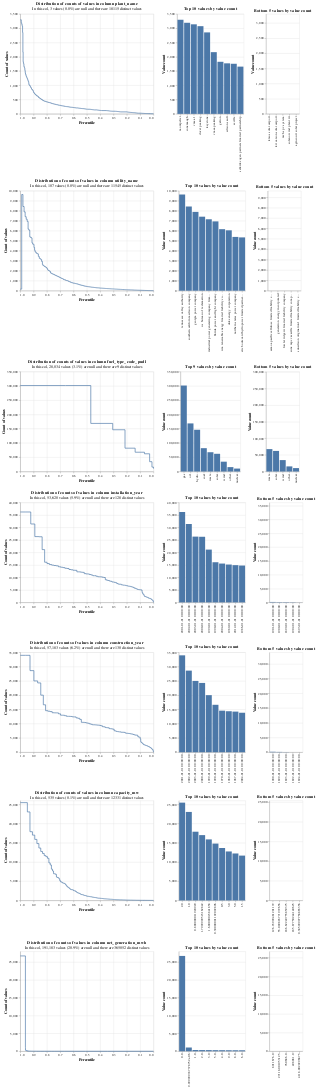

The notebook cell this image was saved under:
### Markdown cell above
Columns with higher cardinality are better for matching. Note the skew in `fuel_type_code_pudl` which means we'll need to use a term frequency adjustment.

### Code cell
linker.profile_columns(eia_ferc1_splink_model.MATCHING_COLS, top_n=10, bottom_n=5)

### Figure 1 — Vega-Lite specification as saved in the notebook (floating-point values rounded to 4 significant figures; data arrays with more than 128 entries replaced by an {"elided": "..."} marker saying what was removed)
{"config": {"view": {"continuousWidth": 400, "continuousHeight": 300}}, "vconcat": [{"hconcat": [{"mark": {"type": "line", "interpolate": "step-after"}, "data": {"values": {"elided": "590 records"}}, "encoding": {"tooltip": [{"field": "value_count", "type": "quantitative"}, {"field": "percentile_ex_nulls", "type": "quantitative"}, {"field": "percentile_inc_nulls", "type": "quantitative"}, {"field": "total_non_null_rows", "type": "quantitative"}, {"field": "total_rows_inc_nulls", "type": "quantitative"}], "x": {"field": "percentile_ex_nulls", "sort": "descending", "title": "Percentile", "type": "quantitative"}, "y": {"field": "value_count", "title": "Count of values", "type": "quantitative"}}, "title": {"text": "Distribution of counts of values in column plant_name", "subtitle": "In this col, 3 values (0.0%) are null and there are 18115 distinct values"}}, {"mark": "bar", "data": {"values": [{"value_count": 3298, "group_name": "plant_name", "value": "montpelier", "total_non_null_rows": 916140, "total_rows_inc_nulls": 916143, "distinct_value_count": 18115}, {"value_count": 3192, "group_name": "plant_name", "value": "conemaugh", "total_non_null_rows": 916140, "total_rows_inc_nulls": 916143, "distinct_value_count": 18115}, {"value_count": 3138, "group_name": "plant_name", "value": "vmea 1", "total_non_null_rows": 916140, "total_rows_inc_nulls": 916143, "distinct_value_count": 18115}, {"value_count": 3073, "group_name": "plant_name", "value": "dover peaking", "total_non_null_rows": 916140, "total_rows_inc_nulls": 916143, "distinct_value_count": 18115}, {"value_count": 2855, "group_name": "plant_name", "value": "keystone", "total_non_null_rows": 916140, "total_rows_inc_nulls": 916143, "distinct_value_count": 18115}, {"value_count": 2163, "group_name": "plant_name", "value": "vmea peaking", "total_non_null_rows": 916140, "total_rows_inc_nulls": 916143, "distinct_value_count": 18115}, {"value_count": 1825, "group_name": "plant_name", "value": "galion", "total_non_null_rows": 916140, "total_rows_inc_nulls": 916143, "distinct_value_count": 18115}, {"value_count": 1771, "group_name": "plant_name", "value": "edison sault", "total_non_null_rows": 916140, "total_rows_inc_nulls": 916143, "distinct_value_count": 18115}, {"value_count": 1756, "group_name": "plant_name", "value": "seville", "total_non_null_rows": 916140, "total_rows_inc_nulls": 916143, "distinct_value_count": 18115}, {"value_count": 1656, "group_name": "plant_name", "value": "selkirk cogen partners limited partnership", "total_non_null_rows": 916140, "total_rows_inc_nulls": 916143, "distinct_value_count": 18115}]}, "encoding": {"tooltip": [{"field": "value", "type": "nominal"}, {"field": "value_count", "type": "quantitative"}, {"field": "total_non_null_rows", "type": "quantitative"}, {"field": "total_rows_inc_nulls", "type": "quantitative"}], "x": {"field": "value", "sort": "-y", "title": null, "type": "nominal"}, "y": {"field": "value_count", "title": "Value count", "type": "quantitative"}}, "title": "Top 10 values by value count"}, {"mark": "bar", "data": {"values": [{"value_count": 1, "group_name": "plant_name", "value": "ktaos solar carport", "total_non_null_rows": 916140, "total_rows_inc_nulls": 916143, "distinct_value_count": 18115}, {"value_count": 1, "group_name": "plant_name", "value": "kit carson solar carport", "total_non_null_rows": 916140, "total_rows_inc_nulls": 916143, "distinct_value_count": 18115}, {"value_count": 1, "group_name": "plant_name", "value": "mvhs pv system", "total_non_null_rows": 916140, "total_rows_inc_nulls": 916143, "distinct_value_count": 18115}, {"value_count": 1, "group_name": "plant_name", "value": "solano wind plant iii", "total_non_null_rows": 916140, "total_rows_inc_nulls": 916143, "distinct_value_count": 18115}, {"value_count": 1, "group_name": "plant_name", "value": "agincourt solar project", "total_non_null_rows": 916140, "total_rows_inc_nulls": 916143, "distinct_value_count": 18115}]}, "encoding": {"tooltip": [{"field": "value", "type": "nominal"}, {"field": "value_count", "type": "quantitative"}, {"field": "total_non_null_rows", "type": "quantitative"}, {"field": "total_rows_inc_nulls", "type": "quantitative"}], "x": {"field": "value", "sort": "-y", "title": null, "type": "nominal"}, "y": {"field": "value_count", "scale": {"domain": [0, 3298]}, "title": "Value count", "type": "quantitative"}}, "title": "Bottom 5 values by value count"}]}, {"hconcat": [{"mark": {"type": "line", "interpolate": "step-after"}, "data": {"values": {"elided": "697 records"}}, "encoding": {"tooltip": [{"field": "value_count", "type": "quantitative"}, {"field": "percentile_ex_nulls", "type": "quantitative"}, {"field": "percentile_inc_nulls", "type": "quantitative"}, {"field": "total_non_null_rows", "type": "quantitative"}, {"field": "total_rows_inc_nulls", "type": "quantitative"}], "x": {"field": "percentile_ex_nulls", "sort": "descending", "title": "Percentile", "type": "quantitative"}, "y": {"field": "value_count", "title": "Count of values", "type": "quantitative"}}, "title": {"text": "Distribution of counts of values in column utility_name", "subtitle": "In this col, 107 values (0.0%) are null and there are 11545 distinct values"}}, {"mark": "bar", "data": {"values": [{"value_count": 9630, "group_name": "utility_name", "value": "tennessee valley authority", "total_non_null_rows": 916036, "total_rows_inc_nulls": 916143, "distinct_value_count": 11545}, {"value_count": 8429, "group_name": "utility_name", "value": "southern california edison company", "total_non_null_rows": 916036, "total_rows_inc_nulls": 916143, "distinct_value_count": 11545}, {"value_count": 7890, "group_name": "utility_name", "value": "georgia power company", "total_non_null_rows": 916036, "total_rows_inc_nulls": 916143, "distinct_value_count": 11545}, {"value_count": 7410, "group_name": "utility_name", "value": "u s bureau of reclamation", "total_non_null_rows": 916036, "total_rows_inc_nulls": 916143, "distinct_value_count": 11545}, {"value_count": 7151, "group_name": "utility_name", "value": "industrial power generating company limited liability company", "total_non_null_rows": 916036, "total_rows_inc_nulls": 916143, "distinct_value_count": 11545}, {"value_count": 6939, "group_name": "utility_name", "value": "florida power and light company", "total_non_null_rows": 916036, "total_rows_inc_nulls": 916143, "distinct_value_count": 11545}, {"value_count": 6160, "group_name": "utility_name", "value": "wm renewable energy limited liability company", "total_non_null_rows": 916036, "total_rows_inc_nulls": 916143, "distinct_value_count": 11545}, {"value_count": 6045, "group_name": "utility_name", "value": "duke energy corporation", "total_non_null_rows": 916036, "total_rows_inc_nulls": 916143, "distinct_value_count": 11545}, {"value_count": 5385, "group_name": "utility_name", "value": "northern states power company", "total_non_null_rows": 916036, "total_rows_inc_nulls": 916143, "distinct_value_count": 11545}, {"value_count": 5337, "group_name": "utility_name", "value": "eric boulevard hydropower limited partnership", "total_non_null_rows": 916036, "total_rows_inc_nulls": 916143, "distinct_value_count": 11545}]}, "encoding": {"tooltip": [{"field": "value", "type": "nominal"}, {"field": "value_count", "type": "quantitative"}, {"field": "total_non_null_rows", "type": "quantitative"}, {"field": "total_rows_inc_nulls", "type": "quantitative"}], "x": {"field": "value", "sort": "-y", "title": null, "type": "nominal"}, "y": {"field": "value_count", "title": "Value count", "type": "quantitative"}}, "title": "Top 10 values by value count"}, {"mark": "bar", "data": {"values": [{"value_count": 1, "group_name": "utility_name", "value": "samoa pacific cellulose limited liability company", "total_non_null_rows": 916036, "total_rows_inc_nulls": 916143, "distinct_value_count": 11545}, {"value_count": 1, "group_name": "utility_name", "value": "generation energy incorporated", "total_non_null_rows": 916036, "total_rows_inc_nulls": 916143, "distinct_value_count": 11545}, {"value_count": 1, "group_name": "utility_name", "value": "fowler ridge iii limited liability company", "total_non_null_rows": 916036, "total_rows_inc_nulls": 916143, "distinct_value_count": 11545}, {"value_count": 1, "group_name": "utility_name", "value": "sune mpc vacaville limited liability company", "total_non_null_rows": 916036, "total_rows_inc_nulls": 916143, "distinct_value_count": 11545}, {"value_count": 1, "group_name": "utility_name", "value": "sunedison origination1 limited liability company", "total_non_null_rows": 916036, "total_rows_inc_nulls": 916143, "distinct_value_count": 11545}]}, "encoding": {"tooltip": [{"field": "value", "type": "nominal"}, {"field": "value_count", "type": "quantitative"}, {"field": "total_non_null_rows", "type": "quantitative"}, {"field": "total_rows_inc_nulls", "type": "quantitative"}], "x": {"field": "value", "sort": "-y", "title": null, "type": "nominal"}, "y": {"field": "value_count", "scale": {"domain": [0, 9630]}, "title": "Value count", "type": "quantitative"}}, "title": "Bottom 5 values by value count"}]}, {"hconcat": [{"mark": {"type": "line", "interpolate": "step-after"}, "data": {"values": [{"percentile_ex_nulls": 0.6608, "percentile_inc_nulls": 0.6711, "value_count": 301276, "group_name": "fuel_type_code_pudl", "total_non_null_rows": 888109, "total_rows_inc_nulls": 916143, "sum_tokens_in_value_count_group": 301300.0, "distinct_value_count": 9}, {"percentile_ex_nulls": 0.471, "percentile_inc_nulls": 0.4871, "value_count": 168573, "group_name": "fuel_type_code_pudl", "total_non_null_rows": 888109, "total_rows_inc_nulls": 916143, "sum_tokens_in_value_count_group": 168600.0, "distinct_value_count": 9}, {"percentile_ex_nulls": 0.3062, "percentile_inc_nulls": 0.3274, "value_count": 146347, "group_name": "fuel_type_code_pudl", "total_non_null_rows": 888109, "total_rows_inc_nulls": 916143, "sum_tokens_in_value_count_group": 146300.0, "distinct_value_count": 9}, {"percentile_ex_nulls": 0.214, "percentile_inc_nulls": 0.2381, "value_count": 81823, "group_name": "fuel_type_code_pudl", "total_non_null_rows": 888109, "total_rows_inc_nulls": 916143, "sum_tokens_in_value_count_group": 81820.0, "distinct_value_count": 9}, {"percentile_ex_nulls": 0.1379, "percentile_inc_nulls": 0.1643, "value_count": 67631, "group_name": "fuel_type_code_pudl", "total_non_null_rows": 888109, "total_rows_inc_nulls": 916143, "sum_tokens_in_value_count_group": 67630.0, "distinct_value_count": 9}, {"percentile_ex_nulls": 0.06794, "percentile_inc_nulls": 0.09646, "value_count": 62125, "group_name": "fuel_type_code_pudl", "total_non_null_rows": 888109, "total_rows_inc_nulls": 916143, "sum_tokens_in_value_count_group": 62120.0, "distinct_value_count": 9}, {"percentile_ex_nulls": 0.02909, "percentile_inc_nulls": 0.0588, "value_count": 34496, "group_name": "fuel_type_code_pudl", "total_non_null_rows": 888109, "total_rows_inc_nulls": 916143, "sum_tokens_in_value_count_group": 34500.0, "distinct_value_count": 9}, {"percentile_ex_nulls": 0.01167, "percentile_inc_nulls": 0.04191, "value_count": 15477, "group_name": "fuel_type_code_pudl", "total_non_null_rows": 888109, "total_rows_inc_nulls": 916143, "sum_tokens_in_value_count_group": 15480.0, "distinct_value_count": 9}, {"percentile_ex_nulls": 0.0, "percentile_inc_nulls": 0.0306, "value_count": 10361, "group_name": "fuel_type_code_pudl", "total_non_null_rows": 888109, "total_rows_inc_nulls": 916143, "sum_tokens_in_value_count_group": 10360.0, "distinct_value_count": 9}, {"percentile_ex_nulls": 1.0, "percentile_inc_nulls": 1.0, "value_count": 301276, "group_name": "fuel_type_code_pudl", "total_non_null_rows": 888109, "total_rows_inc_nulls": 916143, "sum_tokens_in_value_count_group": 301300.0, "distinct_value_count": 9}]}, "encoding": {"tooltip": [{"field": "value_count", "type": "quantitative"}, {"field": "percentile_ex_nulls", "type": "quantitative"}, {"field": "percentile_inc_nulls", "type": "quantitative"}, {"field": "total_non_null_rows", "type": "quantitative"}, {"field": "total_rows_inc_nulls", "type": "quantitative"}], "x": {"field": "percentile_ex_nulls", "sort": "descending", "title": "Percentile", "type": "quantitative"}, "y": {"field": "value_count", "title": "Count of values", "type": "quantitative"}}, "title": {"text": "Distribution of counts of values in column fuel_type_code_pudl", "subtitle": "In this col, 28,034 values (3.1%) are null and there are 9 distinct values"}}, {"mark": "bar", "data": {"values": [{"value_count": 301276, "group_name": "fuel_type_code_pudl", "value": "gas", "total_non_null_rows": 888109, "total_rows_inc_nulls": 916143, "distinct_value_count": 9}, {"value_count": 168573, "group_name": "fuel_type_code_pudl", "value": "oil", "total_non_null_rows": 888109, "total_rows_inc_nulls": 916143, "distinct_value_count": 9}, {"value_count": 146347, "group_name": "fuel_type_code_pudl", "value": "hydro", "total_non_null_rows": 888109, "total_rows_inc_nulls": 916143, "distinct_value_count": 9}, {"value_count": 81823, "group_name": "fuel_type_code_pudl", "value": "coal", "total_non_null_rows": 888109, "total_rows_inc_nulls": 916143, "distinct_value_count": 9}, {"value_count": 67631, "group_name": "fuel_type_code_pudl", "value": "waste", "total_non_null_rows": 888109, "total_rows_inc_nulls": 916143, "distinct_value_count": 9}, {"value_count": 62125, "group_name": "fuel_type_code_pudl", "value": "solar", "total_non_null_rows": 888109, "total_rows_inc_nulls": 916143, "distinct_value_count": 9}, {"value_count": 34496, "group_name": "fuel_type_code_pudl", "value": "wind", "total_non_null_rows": 888109, "total_rows_inc_nulls": 916143, "distinct_value_count": 9}, {"value_count": 15477, "group_name": "fuel_type_code_pudl", "value": "other", "total_non_null_rows": 888109, "total_rows_inc_nulls": 916143, "distinct_value_count": 9}, {"value_count": 10361, "group_name": "fuel_type_code_pudl", "value": "nuclear", "total_non_null_rows": 888109, "total_rows_inc_nulls": 916143, "distinct_value_count": 9}]}, "encoding": {"tooltip": [{"field": "value", "type": "nominal"}, {"field": "value_count", "type": "quantitative"}, {"field": "total_non_null_rows", "type": "quantitative"}, {"field": "total_rows_inc_nulls", "type": "quantitative"}], "x": {"field": "value", "sort": "-y", "title": null, "type": "nominal"}, "y": {"field": "value_count", "title": "Value count", "type": "quantitative"}}, "title": "Top 9 values by value count"}, {"mark": "bar", "data": {"values": [{"value_count": 10361, "group_name": "fuel_type_code_pudl", "value": "nuclear", "total_non_null_rows": 888109, "total_rows_inc_nulls": 916143, "distinct_value_count": 9}, {"value_count": 15477, "group_name": "fuel_type_code_pudl", "value": "other", "total_non_null_rows": 888109, "total_rows_inc_nulls": 916143, "distinct_value_count": 9}, {"value_count": 34496, "group_name": "fuel_type_code_pudl", "value": "wind", "total_non_null_rows": 888109, "total_rows_inc_nulls": 916143, "distinct_value_count": 9}, {"value_count": 62125, "group_name": "fuel_type_code_pudl", "value": "solar", "total_non_null_rows": 888109, "total_rows_inc_nulls": 916143, "distinct_value_count": 9}, {"value_count": 67631, "group_name": "fuel_type_code_pudl", "value": "waste", "total_non_null_rows": 888109, "total_rows_inc_nulls": 916143, "distinct_value_count": 9}]}, "encoding": {"tooltip": [{"field": "value", "type": "nominal"}, {"field": "value_count", "type": "quantitative"}, {"field": "total_non_null_rows", "type": "quantitative"}, {"field": "total_rows_inc_nulls", "type": "quantitative"}], "x": {"field": "value", "sort": "-y", "title": null, "type": "nominal"}, "y": {"field": "value_count", "scale": {"domain": [0, 301276]}, "title": "Value count", "type": "quantitative"}}, "title": "Bottom 5 values by value count"}]}, {"hconcat": [{"mark": {"type": "line", "interpolate": "step-after"}, "data": {"values": {"elided": "129 records"}}, "encoding": {"tooltip": [{"field": "value_count", "type": "quantitative"}, {"field": "percentile_ex_nulls", "type": "quantitative"}, {"field": "percentile_inc_nulls", "type": "quantitative"}, {"field": "total_non_null_rows", "type": "quantitative"}, {"field": "total_rows_inc_nulls", "type": "quantitative"}], "x": {"field": "percentile_ex_nulls", "sort": "descending", "title": "Percentile", "type": "quantitative"}, "y": {"field": "value_count", "title": "Count of values", "type": "quantitative"}}, "title": {"text": "Distribution of counts of values in column installation_year", "subtitle": "In this col, 53,620 values (5.9%) are null and there are 128 distinct values"}}, {"mark": "bar", "data": {"values": [{"value_count": 36198, "group_name": "installation_year", "value": "2001-01-01 00:00:00", "total_non_null_rows": 862523, "total_rows_inc_nulls": 916143, "distinct_value_count": 128}, {"value_count": 31391, "group_name": "installation_year", "value": "2002-01-01 00:00:00", "total_non_null_rows": 862523, "total_rows_inc_nulls": 916143, "distinct_value_count": 128}, {"value_count": 26342, "group_name": "installation_year", "value": "2003-01-01 00:00:00", "total_non_null_rows": 862523, "total_rows_inc_nulls": 916143, "distinct_value_count": 128}, {"value_count": 26279, "group_name": "installation_year", "value": "2000-01-01 00:00:00", "total_non_null_rows": 862523, "total_rows_inc_nulls": 916143, "distinct_value_count": 128}, {"value_count": 21140, "group_name": "installation_year", "value": "1999-01-01 00:00:00", "total_non_null_rows": 862523, "total_rows_inc_nulls": 916143, "distinct_value_count": 128}, {"value_count": 16081, "group_name": "installation_year", "value": "1990-01-01 00:00:00", "total_non_null_rows": 862523, "total_rows_inc_nulls": 916143, "distinct_value_count": 128}, {"value_count": 15552, "group_name": "installation_year", "value": "2004-01-01 00:00:00", "total_non_null_rows": 862523, "total_rows_inc_nulls": 916143, "distinct_value_count": 128}, {"value_count": 15156, "group_name": "installation_year", "value": "1989-01-01 00:00:00", "total_non_null_rows": 862523, "total_rows_inc_nulls": 916143, "distinct_value_count": 128}, {"value_count": 14916, "group_name": "installation_year", "value": "2012-01-01 00:00:00", "total_non_null_rows": 862523, "total_rows_inc_nulls": 916143, "distinct_value_count": 128}, {"value_count": 14757, "group_name": "installation_year", "value": "1986-01-01 00:00:00", "total_non_null_rows": 862523, "total_rows_inc_nulls": 916143, "distinct_value_count": 128}]}, "encoding": {"tooltip": [{"field": "value", "type": "nominal"}, {"field": "value_count", "type": "quantitative"}, {"field": "total_non_null_rows", "type": "quantitative"}, {"field": "total_rows_inc_nulls", "type": "quantitative"}], "x": {"field": "value", "sort": "-y", "title": null, "type": "nominal"}, "y": {"field": "value_count", "title": "Value count", "type": "quantitative"}}, "title": "Top 10 values by value count"}, {"mark": "bar", "data": {"values": [{"value_count": 23, "group_name": "installation_year", "value": "1893-01-01 00:00:00", "total_non_null_rows": 862523, "total_rows_inc_nulls": 916143, "distinct_value_count": 128}, {"value_count": 82, "group_name": "installation_year", "value": "1902-01-01 00:00:00", "total_non_null_rows": 862523, "total_rows_inc_nulls": 916143, "distinct_value_count": 128}, {"value_count": 115, "group_name": "installation_year", "value": "1899-01-01 00:00:00", "total_non_null_rows": 862523, "total_rows_inc_nulls": 916143, "distinct_value_count": 128}, {"value_count": 118, "group_name": "installation_year", "value": "1900-01-01 00:00:00", "total_non_null_rows": 862523, "total_rows_inc_nulls": 916143, "distinct_value_count": 128}, {"value_count": 162, "group_name": "installation_year", "value": "1901-01-01 00:00:00", "total_non_null_rows": 862523, "total_rows_inc_nulls": 916143, "distinct_value_count": 128}]}, "encoding": {"tooltip": [{"field": "value", "type": "nominal"}, {"field": "value_count", "type": "quantitative"}, {"field": "total_non_null_rows", "type": "quantitative"}, {"field": "total_rows_inc_nulls", "type": "quantitative"}], "x": {"field": "value", "sort": "-y", "title": null, "type": "nominal"}, "y": {"field": "value_count", "scale": {"domain": [0, 36198]}, "title": "Value count", "type": "quantitative"}}, "title": "Bottom 5 values by value count"}]}, {"hconcat": [{"mark": {"type": "line", "interpolate": "step-after"}, "data": {"values": {"elided": "131 records"}}, "encoding": {"tooltip": [{"field": "value_count", "type": "quantitative"}, {"field": "percentile_ex_nulls", "type": "quantitative"}, {"field": "percentile_inc_nulls", "type": "quantitative"}, {"field": "total_non_null_rows", "type": "quantitative"}, {"field": "total_rows_inc_nulls", "type": "quantitative"}], "x": {"field": "percentile_ex_nulls", "sort": "descending", "title": "Percentile", "type": "quantitative"}, "y": {"field": "value_count", "title": "Count of values", "type": "quantitative"}}, "title": {"text": "Distribution of counts of values in column construction_year", "subtitle": "In this col, 57,183 values (6.2%) are null and there are 130 distinct values"}}, {"mark": "bar", "data": {"values": [{"value_count": 33955, "group_name": "construction_year", "value": "2001-01-01 00:00:00", "total_non_null_rows": 858960, "total_rows_inc_nulls": 916143, "distinct_value_count": 130}, {"value_count": 28597, "group_name": "construction_year", "value": "2002-01-01 00:00:00", "total_non_null_rows": 858960, "total_rows_inc_nulls": 916143, "distinct_value_count": 130}, {"value_count": 24984, "group_name": "construction_year", "value": "2003-01-01 00:00:00", "total_non_null_rows": 858960, "total_rows_inc_nulls": 916143, "distinct_value_count": 130}, {"value_count": 24288, "group_name": "construction_year", "value": "2000-01-01 00:00:00", "total_non_null_rows": 858960, "total_rows_inc_nulls": 916143, "distinct_value_count": 130}, {"value_count": 20004, "group_name": "construction_year", "value": "1999-01-01 00:00:00", "total_non_null_rows": 858960, "total_rows_inc_nulls": 916143, "distinct_value_count": 130}, {"value_count": 16627, "group_name": "construction_year", "value": "1990-01-01 00:00:00", "total_non_null_rows": 858960, "total_rows_inc_nulls": 916143, "distinct_value_count": 130}, {"value_count": 14568, "group_name": "construction_year", "value": "1970-01-01 00:00:00", "total_non_null_rows": 858960, "total_rows_inc_nulls": 916143, "distinct_value_count": 130}, {"value_count": 14370, "group_name": "construction_year", "value": "1989-01-01 00:00:00", "total_non_null_rows": 858960, "total_rows_inc_nulls": 916143, "distinct_value_count": 130}, {"value_count": 14239, "group_name": "construction_year", "value": "1987-01-01 00:00:00", "total_non_null_rows": 858960, "total_rows_inc_nulls": 916143, "distinct_value_count": 130}, {"value_count": 13841, "group_name": "construction_year", "value": "2004-01-01 00:00:00", "total_non_null_rows": 858960, "total_rows_inc_nulls": 916143, "distinct_value_count": 130}]}, "encoding": {"tooltip": [{"field": "value", "type": "nominal"}, {"field": "value_count", "type": "quantitative"}, {"field": "total_non_null_rows", "type": "quantitative"}, {"field": "total_rows_inc_nulls", "type": "quantitative"}], "x": {"field": "value", "sort": "-y", "title": null, "type": "nominal"}, "y": {"field": "value_count", "title": "Value count", "type": "quantitative"}}, "title": "Top 10 values by value count"}, {"mark": "bar", "data": {"values": [{"value_count": 1, "group_name": "construction_year", "value": "1894-01-01 00:00:00", "total_non_null_rows": 858960, "total_rows_inc_nulls": 916143, "distinct_value_count": 130}, {"value_count": 4, "group_name": "construction_year", "value": "1892-01-01 00:00:00", "total_non_null_rows": 858960, "total_rows_inc_nulls": 916143, "distinct_value_count": 130}, {"value_count": 50, "group_name": "construction_year", "value": "1893-01-01 00:00:00", "total_non_null_rows": 858960, "total_rows_inc_nulls": 916143, "distinct_value_count": 130}, {"value_count": 115, "group_name": "construction_year", "value": "1899-01-01 00:00:00", "total_non_null_rows": 858960, "total_rows_inc_nulls": 916143, "distinct_value_count": 130}, {"value_count": 164, "group_name": "construction_year", "value": "1900-01-01 00:00:00", "total_non_null_rows": 858960, "total_rows_inc_nulls": 916143, "distinct_value_count": 130}]}, "encoding": {"tooltip": [{"field": "value", "type": "nominal"}, {"field": "value_count", "type": "quantitative"}, {"field": "total_non_null_rows", "type": "quantitative"}, {"field": "total_rows_inc_nulls", "type": "quantitative"}], "x": {"field": "value", "sort": "-y", "title": null, "type": "nominal"}, "y": {"field": "value_count", "scale": {"domain": [0, 33955]}, "title": "Value count", "type": "quantitative"}}, "title": "Bottom 5 values by value count"}]}, {"hconcat": [{"mark": {"type": "line", "interpolate": "step-after"}, "data": {"values": {"elided": "615 records"}}, "encoding": {"tooltip": [{"field": "value_count", "type": "quantitative"}, {"field": "percentile_ex_nulls", "type": "quantitative"}, {"field": "percentile_inc_nulls", "type": "quantitative"}, {"field": "total_non_null_rows", "type": "quantitative"}, {"field": "total_rows_inc_nulls", "type": "quantitative"}], "x": {"field": "percentile_ex_nulls", "sort": "descending", "title": "Percentile", "type": "quantitative"}, "y": {"field": "value_count", "title": "Count of values", "type": "quantitative"}}, "title": {"text": "Distribution of counts of values in column capacity_mw", "subtitle": "In this col, 535 values (0.1%) are null and there are 12331 distinct values"}}, {"mark": "bar", "data": {"values": [{"value_count": 25454, "group_name": "capacity_mw", "value": "2.0", "total_non_null_rows": 915608, "total_rows_inc_nulls": 916143, "distinct_value_count": 12331}, {"value_count": 23033, "group_name": "capacity_mw", "value": "1.0", "total_non_null_rows": 915608, "total_rows_inc_nulls": 916143, "distinct_value_count": 12331}, {"value_count": 17885, "group_name": "capacity_mw", "value": "0.800000011920929", "total_non_null_rows": 915608, "total_rows_inc_nulls": 916143, "distinct_value_count": 12331}, {"value_count": 16999, "group_name": "capacity_mw", "value": "1.7999999523162842", "total_non_null_rows": 915608, "total_rows_inc_nulls": 916143, "distinct_value_count": 12331}, {"value_count": 15886, "group_name": "capacity_mw", "value": "1.600000023841858", "total_non_null_rows": 915608, "total_rows_inc_nulls": 916143, "distinct_value_count": 12331}, {"value_count": 14795, "group_name": "capacity_mw", "value": "0.30000001192092896", "total_non_null_rows": 915608, "total_rows_inc_nulls": 916143, "distinct_value_count": 12331}, {"value_count": 13641, "group_name": "capacity_mw", "value": "0.5", "total_non_null_rows": 915608, "total_rows_inc_nulls": 916143, "distinct_value_count": 12331}, {"value_count": 12747, "group_name": "capacity_mw", "value": "3.0", "total_non_null_rows": 915608, "total_rows_inc_nulls": 916143, "distinct_value_count": 12331}, {"value_count": 12221, "group_name": "capacity_mw", "value": "5.0", "total_non_null_rows": 915608, "total_rows_inc_nulls": 916143, "distinct_value_count": 12331}, {"value_count": 11669, "group_name": "capacity_mw", "value": "1.5", "total_non_null_rows": 915608, "total_rows_inc_nulls": 916143, "distinct_value_count": 12331}]}, "encoding": {"tooltip": [{"field": "value", "type": "nominal"}, {"field": "value_count", "type": "quantitative"}, {"field": "total_non_null_rows", "type": "quantitative"}, {"field": "total_rows_inc_nulls", "type": "quantitative"}], "x": {"field": "value", "sort": "-y", "title": null, "type": "nominal"}, "y": {"field": "value_count", "title": "Value count", "type": "quantitative"}}, "title": "Top 10 values by value count"}, {"mark": "bar", "data": {"values": [{"value_count": 1, "group_name": "capacity_mw", "value": "126.93999481201172", "total_non_null_rows": 915608, "total_rows_inc_nulls": 916143, "distinct_value_count": 12331}, {"value_count": 1, "group_name": "capacity_mw", "value": "55.009803771972656", "total_non_null_rows": 915608, "total_rows_inc_nulls": 916143, "distinct_value_count": 12331}, {"value_count": 1, "group_name": "capacity_mw", "value": "186.62249755859375", "total_non_null_rows": 915608, "total_rows_inc_nulls": 916143, "distinct_value_count": 12331}, {"value_count": 1, "group_name": "capacity_mw", "value": "185.87750244140625", "total_non_null_rows": 915608, "total_rows_inc_nulls": 916143, "distinct_value_count": 12331}, {"value_count": 1, "group_name": "capacity_mw", "value": "0.38599997758865356", "total_non_null_rows": 915608, "total_rows_inc_nulls": 916143, "distinct_value_count": 12331}]}, "encoding": {"tooltip": [{"field": "value", "type": "nominal"}, {"field": "value_count", "type": "quantitative"}, {"field": "total_non_null_rows", "type": "quantitative"}, {"field": "total_rows_inc_nulls", "type": "quantitative"}], "x": {"field": "value", "sort": "-y", "title": null, "type": "nominal"}, "y": {"field": "value_count", "scale": {"domain": [0, 25454]}, "title": "Value count", "type": "quantitative"}}, "title": "Bottom 5 values by value count"}]}, {"hconcat": [{"mark": {"type": "line", "interpolate": "step-after"}, "data": {"values": {"elided": "150 records"}}, "encoding": {"tooltip": [{"field": "value_count", "type": "quantitative"}, {"field": "percentile_ex_nulls", "type": "quantitative"}, {"field": "percentile_inc_nulls", "type": "quantitative"}, {"field": "total_non_null_rows", "type": "quantitative"}, {"field": "total_rows_inc_nulls", "type": "quantitative"}], "x": {"field": "percentile_ex_nulls", "sort": "descending", "title": "Percentile", "type": "quantitative"}, "y": {"field": "value_count", "title": "Count of values", "type": "quantitative"}}, "title": {"text": "Distribution of counts of values in column net_generation_mwh", "subtitle": "In this col, 191,183 values (20.9%) are null and there are 365052 distinct values"}}, {"mark": "bar", "data": {"values": [{"value_count": 26727, "group_name": "net_generation_mwh", "value": "0.0", "total_non_null_rows": 724960, "total_rows_inc_nulls": 916143, "distinct_value_count": 365052}, {"value_count": 1058, "group_name": "net_generation_mwh", "value": "9.999999747378752e-06", "total_non_null_rows": 724960, "total_rows_inc_nulls": 916143, "distinct_value_count": 365052}, {"value_count": 351, "group_name": "net_generation_mwh", "value": "1.0", "total_non_null_rows": 724960, "total_rows_inc_nulls": 916143, "distinct_value_count": 365052}, {"value_count": 339, "group_name": "net_generation_mwh", "value": "2.0", "total_non_null_rows": 724960, "total_rows_inc_nulls": 916143, "distinct_value_count": 365052}, {"value_count": 329, "group_name": "net_generation_mwh", "value": "3.0", "total_non_null_rows": 724960, "total_rows_inc_nulls": 916143, "distinct_value_count": 365052}, {"value_count": 309, "group_name": "net_generation_mwh", "value": "5.0", "total_non_null_rows": 724960, "total_rows_inc_nulls": 916143, "distinct_value_count": 365052}, {"value_count": 302, "group_name": "net_generation_mwh", "value": "4.0", "total_non_null_rows": 724960, "total_rows_inc_nulls": 916143, "distinct_value_count": 365052}, {"value_count": 289, "group_name": "net_generation_mwh", "value": "9.0", "total_non_null_rows": 724960, "total_rows_inc_nulls": 916143, "distinct_value_count": 365052}, {"value_count": 281, "group_name": "net_generation_mwh", "value": "8.0", "total_non_null_rows": 724960, "total_rows_inc_nulls": 916143, "distinct_value_count": 365052}, {"value_count": 277, "group_name": "net_generation_mwh", "value": "6.0", "total_non_null_rows": 724960, "total_rows_inc_nulls": 916143, "distinct_value_count": 365052}]}, "encoding": {"tooltip": [{"field": "value", "type": "nominal"}, {"field": "value_count", "type": "quantitative"}, {"field": "total_non_null_rows", "type": "quantitative"}, {"field": "total_rows_inc_nulls", "type": "quantitative"}], "x": {"field": "value", "sort": "-y", "title": null, "type": "nominal"}, "y": {"field": "value_count", "title": "Value count", "type": "quantitative"}}, "title": "Top 10 values by value count"}, {"mark": "bar", "data": {"values": [{"value_count": 1, "group_name": "net_generation_mwh", "value": "8911676.0", "total_non_null_rows": 724960, "total_rows_inc_nulls": 916143, "distinct_value_count": 365052}, {"value_count": 1, "group_name": "net_generation_mwh", "value": "27118.001953125", "total_non_null_rows": 724960, "total_rows_inc_nulls": 916143, "distinct_value_count": 365052}, {"value_count": 1, "group_name": "net_generation_mwh", "value": "760686.0", "total_non_null_rows": 724960, "total_rows_inc_nulls": 916143, "distinct_value_count": 365052}, {"value_count": 1, "group_name": "net_generation_mwh", "value": "498081.0", "total_non_null_rows": 724960, "total_rows_inc_nulls": 916143, "distinct_value_count": 365052}, {"value_count": 1, "group_name": "net_generation_mwh", "value": "4118.0029296875", "total_non_null_rows": 724960, "total_rows_inc_nulls": 916143, "distinct_value_count": 365052}]}, "encoding": {"tooltip": [{"field": "value", "type": "nominal"}, {"field": "value_count", "type": "quantitative"}, {"field": "total_non_null_rows", "type": "quantitative"}, {"field": "total_rows_inc_nulls", "type": "quantitative"}], "x": {"field": "value", "sort": "-y", "title": null, "type": "nominal"}, "y": {"field": "value_count", "scale": {"domain": [0, 26727]}, "title": "Value count", "type": "quantitative"}}, "title": "Bottom 5 values by value count"}]}], "$schema": "https://vega.github.io/schema/vega-lite/v5.9.3.json"}
